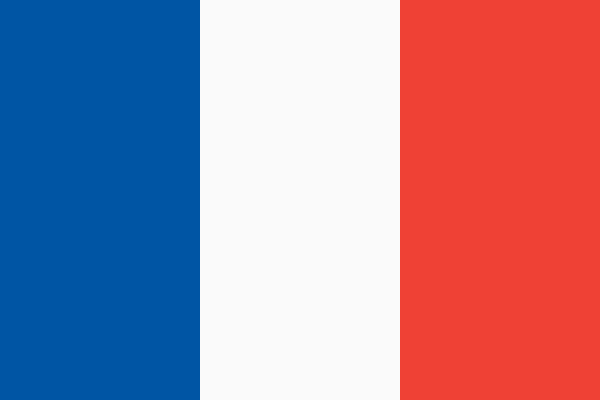
Frame 1 (no input)
Frame 60 (no input): identical to frame 1, image omitted
Frame 120 (the mouse pressed at the canvas centre since frame 60): identical to frame 1, image omitted

The p5.js sketch that drew this single still picture (run headless with seeded random() and noise() and a simulated clock; from frame 60 on, the mouse is pressed at the canvas centre):

// p5.js sketch
// ── sketch.js
function setup() {
  createCanvas(600, 400);
}

function draw() {
  noStroke();
  
 // azul
  fill(0, 85, 164);
  rect(0, 0, 200, 400);
  
  // branco
   fill(250);
   rect(200, 0, 200, 400);
  
  // vermelho
   fill(239, 65, 53);
   rect(400, 0,200,400);
}
